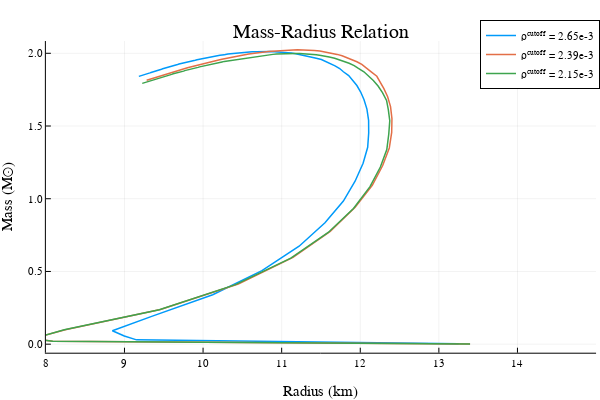

Here is the notebook cell this chart was saved with:
### Code cell
ρ₀ = collect(1.0e-5:1.0e-4:1.0e-2);
x_interval = [0.0 2.121710214285006e-13; 2.121710214285006e-13 0.00020668518598323542; 0.00020668518598323542 0.0011982477779371706; 0.0011982477779371706 0.001901347385228805; 0.001901347385228805 0.0021588751186274427; 0.0021588751186274427 0.007690387374332126];
y_interval = [0.0 1.096376754968612e-5; 1.096376754968612e-5 0.007181952465866439; 0.007181952465866439 0.3051356308523976; 0.3051356308523976 0.3842887473460706; 0.3842887473460706 0.3929001203369467; 0.3929001203369467 0.6934721512519161];
M,R = make_TOV_sequence(ρ₀, piece_wise_linear_csound, [x_interval, y_interval])

@time begin
    M,R = make_TOV_sequence(ρ₀, piece_wise_linear_csound, [x_interval, y_interval])
end

plotlyjs()
plot!(R*1.478, M, linewidth = 1.5, label = "ρᶜᵘᵗᵒᶠᶠ = 2.15e-3")
